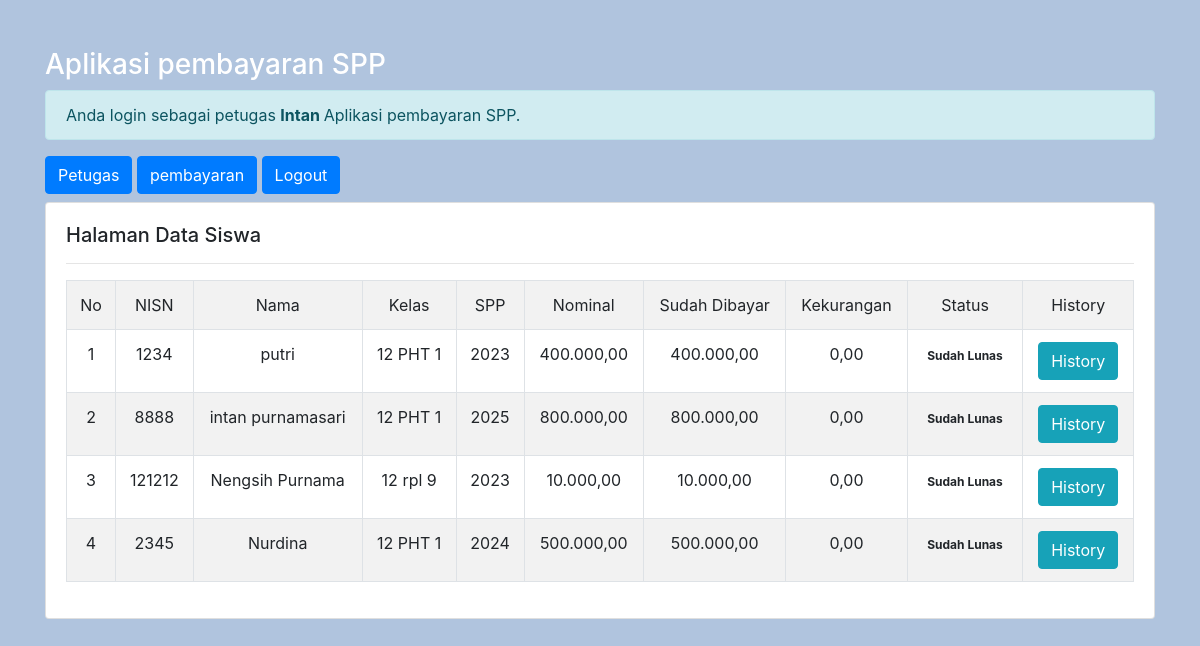
The page /petugas/petugas.php?url=pembayaran (signed in) on the database its author committed.
### tables this page shows
CREATE TABLE `siswa` (
  `nisn` char(10) NOT NULL,
  `nis` char(8) NOT NULL,
  `nama` varchar(35) NOT NULL,
  `id_kelas` int(11) NOT NULL,
  `alamat` text NOT NULL,
  `no_telp` varchar(13) NOT NULL,
  `id_spp` int(11) NOT NULL
);

CREATE TABLE `kelas` (
  `id_kelas` int(11) NOT NULL,
  `nama_kelas` varchar(10) NOT NULL,
  `kompetensi_keahlian` varchar(50) NOT NULL
);

CREATE TABLE `spp` (
  `id_spp` int(11) NOT NULL,
  `tahun` int(11) NOT NULL,
  `nominal` int(11) NOT NULL
);

### petugas/pembayaran.php (the view)
<h5>Halaman Data Siswa</h5>
<hr>
<table class="table table-striped table-bordered text-center" >
	<tr class="fw-bold">
		<td>No</td>
		<td>NISN</td>
		<td>Nama</td>
		<td>Kelas</td>
		<td>SPP</td>
		<td>Nominal</td>
		<td>Sudah Dibayar </td>
		<td>Kekurangan</td>
		<td>Status</td>
		<td>History</td>
	</tr>
	<?php
		include'../koneksi.php';
		$no = 1;
		$sql = "SELECT*FROM siswa,spp,kelas WHERE siswa.id_kelas=kelas.id_kelas AND siswa.id_spp=spp.id_spp ORDER BY nama ASC";
		$query = mysqli_query($koneksi, $sql);
		foreach ($query as $data) {
			$data_pembayaran = mysqli_query($koneksi, "SELECT SUM(jumlah_bayar) as jumlah_bayar FROM pembayaran WHERE nisn='$data[nisn]'");
			$data_pembayaran = mysqli_fetch_array($data_pembayaran);
			$sudah_bayar = $data_pembayaran['jumlah_bayar'];
			$kekurangan = $data['nominal'] - $data_pembayaran['jumlah_bayar'];
			?>
			<tr>
				<td><?= $no++; ?></td>
				<td><?= $data['nis']; ?></td>
				<td><?= $data['nama']; ?></td>
				<td><?= $data['nama_kelas']; ?></td>
				<td><?= $data['tahun']; ?></td>
				<td><?= number_format($data['nominal'],2,',','.'); ?></td>
				<td><?= number_format($sudah_bayar,2,',','.'); ?></td>
				<td><?= number_format($kekurangan,2,',','.'); ?></td>
				<td>
					<?php
					if($kekurangan==0) {
						echo "<span class='badge text-bg-success'> Sudah Lunas </span>";
					}else{?>
						<a href="?url=tambah-pembayaran&nisn=<?= $data['nisn'] ?>&kekurangan=<?= $kekurangan ?>" class="btn btn-danger">Pilih & bayar</a>
					<?php } ?>
				</td>
				<td>
					<a href="?url=history-pembayaran&nisn=<?= $data['nisn'] ?>" class='btn btn-info'>History</a>
				</td>
			</tr>
		<?php }
	 ?>
</table>

### rows shown on the page
siswa: nis "1234", nama "putri", id_kelas.nama_kelas "12 PHT 1", id_spp.tahun "2023", id_spp.nominal "400.000,00", sudah_bayar "400.000,00", kekurangan "0,00"
siswa: nis "8888", nama "intan purnamasari", id_kelas.nama_kelas "12 PHT 1", id_spp.tahun "2025", id_spp.nominal "800.000,00", sudah_bayar "800.000,00", kekurangan "0,00"
siswa: nis "121212", nama "Nengsih Purnama", id_kelas.nama_kelas "12 rpl 9", id_spp.tahun "2023", id_spp.nominal "10.000,00", sudah_bayar "10.000,00", kekurangan "0,00"
siswa: nis "2345", nama "Nurdina", id_kelas.nama_kelas "12 PHT 1", id_spp.tahun "2024", id_spp.nominal "500.000,00", sudah_bayar "500.000,00", kekurangan "0,00"

### other values the page prints
$_SESSION['nama_petugas'] "Intan"
